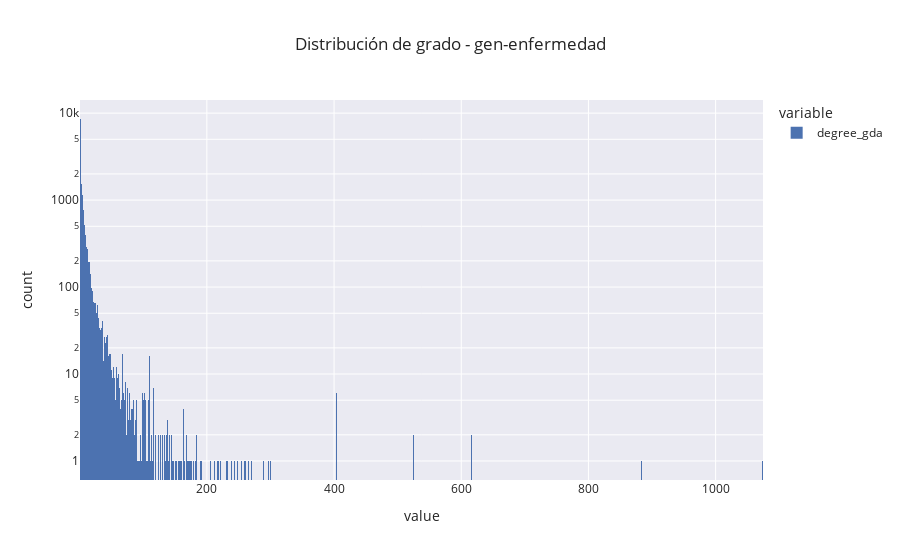

Notebook code cell kept with this figure:
### Code cell
fig_gda_degree = px.histogram(gda_degree, log_y=True, title="Distribución de grado - gen-enfermedad")
fig_gda_degree.show()

### Figure 1 — Plotly figure (JSON) as saved in the notebook; plotly's stock layout.template omitted (floating-point values rounded to 4 significant figures; data arrays with more than 128 entries replaced by an {"elided": "..."} marker saying what was removed)
{"data": [{"alignmentgroup": "True", "bingroup": "x", "hovertemplate": "variable=degree_gda<br>value=%{x}<br>count=%{y}<extra></extra>", "legendgroup": "degree_gda", "marker": {"color": "rgb(76,114,176)", "pattern": {"shape": ""}}, "name": "degree_gda", "offsetgroup": "degree_gda", "orientation": "v", "showlegend": true, "type": "histogram", "x": {"elided": "20855 int values"}, "xaxis": "x", "yaxis": "y"}], "layout": {"barmode": "relative", "legend": {"title": {"text": "variable"}, "tracegroupgap": 0}, "title": {"text": "Distribución de grado - gen-enfermedad"}, "xaxis": {"anchor": "y", "domain": [0, 1], "title": {"text": "value"}}, "yaxis": {"anchor": "x", "domain": [0, 1], "title": {"text": "count"}, "type": "log"}}}
